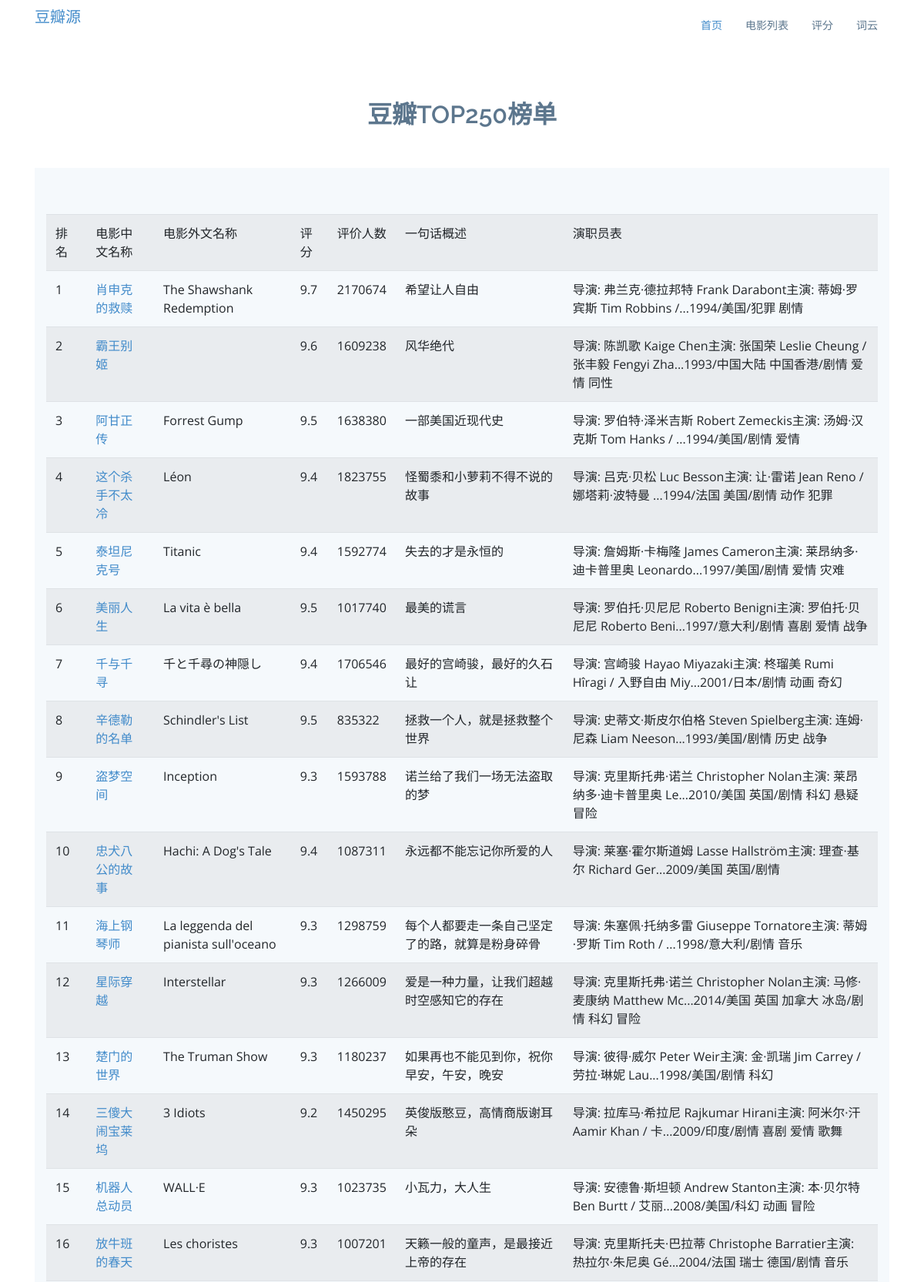
The page /movie (upper part) on the database its author committed.
### tables this page shows
CREATE TABLE movie250(
    id integer primary key autoincrement,
    info_link teoxt,
    cname varchar,
    ename varchar,
    score numeric,
    rated numeric,
    instroduction text,
    info text
    );

### app.py (the view)
@app.route('/movie')
def movie():
    datalist = []
    con = sqlite3.connect("movie.db")
    cur = con.cursor()
    sql = "select * from movie250"
    data = cur.execute(sql)
    for item in data:
        datalist.append(item)
    cur.close()
    con.close()
    return render_template("movie.html",movies=datalist)

### templates/movie.html (shortened to what this page needs)
<!DOCTYPE html>
<html lang="en">
<head>
  <link href="static/assets/vendor/bootstrap/css/bootstrap.min.css" rel="stylesheet">
  <link href="static/assets/vendor/icofont/icofont.min.css" rel="stylesheet">
  <link href="static/assets/vendor/boxicons/css/boxicons.min.css" rel="stylesheet">
  <link href="static/assets/vendor/animate.css/animate.min.css" rel="stylesheet">
  <link href="static/assets/vendor/venobox/venobox.css" rel="stylesheet">
  <link href="static/assets/vendor/aos/aos.css" rel="stylesheet">
  <link href="static/assets/css/style.css" rel="stylesheet">
</head>
<body>
  <header id="header">
    <div class="container">
      <div class="logo float-left">
        <h5 class="text-light"><a href="https://movie.douban.com/top250?start=" target="_blank"><span>豆瓣源</span></a></h5>
      </div>
      <nav class="nav-menu float-right d-none d-lg-block">
        <ul>
          <li class="active"><a href="/">首页</a></li>
          <li><a href="/movie">电影列表</a></li>
          <li><a href="/score">评分</a></li>
          <li><a href="/word">词云</a></li>
        </ul>
      </nav>
    </div>
  </header>
    <section id="team" class="team">
      <div class="container">
        <div class="section-title">
          <h2>豆瓣TOP250榜单</h2>
        </div>
    <section class="counts section-bg">
      <div class="container">
          <table class="table table-striped">
              <tr>
                  <td>排名</td>
                  <td>电影中文名称</td>
                  <td>电影外文名称</td>
                  <td>评分</td>
                  <td>评价人数</td>
                  <td>一句话概述</td>
                  <td>演职员表</td>
              </tr>
              {% for movie in movies %}
                  <tr>
                  <td>{{ movie[0] }}</td>
                  <td> <a href="{{ movie[1] }}"target="_blank">{{ movie[2] }}</a></td>
                  <td>{{ movie[3] }}</td>
                  <td>{{ movie[4] }}</td>
                  <td>{{ movie[5] }}</td>
                  <td>{{ movie[6] }}</td>
                  <td>{{ movie[7] }}</td>
                  </tr>
              {% endfor %}
          </table>
      </div>
    </section>
      </div>
    </section>
</body>
</html>

### static/assets/css/style.css (style rules this page uses)
body { font-family: "Open Sans", sans-serif; color: #444; }
a { color: #428bca; }
h1, h2, h3, h4, h5, h6, .font-primary { font-family: "Raleway", sans-serif; }
#header { height: 70px; transition: all 0.5s; transition: all 0.5s; padding: 10px 0; background: #fff; z-index: 997; }
.nav-menu, .nav-menu * { margin: 0; padding: 0; list-style: none; }
.nav-menu > ul > li { position: relative; white-space: nowrap; float: left; }
.nav-menu a { display: block; position: relative; color: #5c768d; padding: 12px 15px; transition: 0.3s; font-size: 14px; font-family: "Open Sans", sans-serif; }
.nav-menu a:hover, .nav-menu .active > a, .nav-menu li:hover > a { color: #428bca; text-decoration: none; }
.mobile-nav { position: fixed; top: 0; bottom: 0; z-index: 9999; overflow-y: auto; left: -260px; width: 260px; padding-top: 18px; background: #1f3548; transition: 0.4s; }
.mobile-nav * { margin: 0; padding: 0; list-style: none; }
.mobile-nav a { display: block; position: relative; color: #e3f0fc; padding: 10px 20px; font-weight: 500; }
.mobile-nav a:hover, .mobile-nav .active > a, .mobile-nav li:hover > a { color: #9eccf4; text-decoration: none; }
section { padding: 60px 0; }
.section-bg { background-color: #f5f9fc; }
.section-title { text-align: center; padding-bottom: 30px; }
.section-title h2 { font-size: 32px; font-weight: 600; margin-bottom: 20px; padding-bottom: 0; color: #5c768d; }
.counts { padding-bottom: 30px; }
.team { background: #fff; padding: 60px 0 30px 0; }

### rows shown on the page
movie250: id "1", cname "肖申克的救赎", ename "The Shawshank Redemption", score "9.7", rated "2170674", instroduction "希望让人自由", info "导演: 弗兰克·德拉邦特 Frank Darabont主演: 蒂姆·罗宾斯 Tim Robbins /...1994/美国/犯罪 剧情"
movie250: id "2", cname "霸王别姬", score "9.6", rated "1609238", instroduction "风华绝代", info "导演: 陈凯歌 Kaige Chen主演: 张国荣 Leslie Cheung / 张丰毅 Fengyi Zha...1993/中国大陆 中国香港/剧情 爱情 同性"
movie250: id "3", cname "阿甘正传", ename "Forrest Gump", score "9.5", rated "1638380", instroduction "一部美国近现代史", info "导演: 罗伯特·泽米吉斯 Robert Zemeckis主演: 汤姆·汉克斯 Tom Hanks / ...1994/美国/剧情 爱情"
movie250: id "4", cname "这个杀手不太冷", ename "Léon", score "9.4", rated "1823755", instroduction "怪蜀黍和小萝莉不得不说的故事", info "导演: 吕克·贝松 Luc Besson主演: 让·雷诺 Jean Reno / 娜塔莉·波特曼 ...1994/法国 美国/剧情 动作 犯罪"
movie250: id "5", cname "泰坦尼克号", ename "Titanic", score "9.4", rated "1592774", instroduction "失去的才是永恒的", info "导演: 詹姆斯·卡梅隆 James Cameron主演: 莱昂纳多·迪卡普里奥 Leonardo...1997/美国/剧情 爱情 灾难"
movie250: id "6", cname "美丽人生", ename "La vita è bella", score "9.5", rated "1017740", instroduction "最美的谎言", info "导演: 罗伯托·贝尼尼 Roberto Benigni主演: 罗伯托·贝尼尼 Roberto Beni...1997/意大利/剧情 喜剧 爱情 战争"
movie250: id "7", cname "千与千寻", ename "千と千尋の神隠し", score "9.4", rated "1706546", instroduction "最好的宫崎骏，最好的久石让", info "导演: 宫崎骏 Hayao Miyazaki主演: 柊瑠美 Rumi Hîragi / 入野自由 Miy...2001/日本/剧情 动画 奇幻"
movie250: id "8", cname "辛德勒的名单", ename "Schindler's List", score "9.5", rated "835322", instroduction "拯救一个人，就是拯救整个世界", info "导演: 史蒂文·斯皮尔伯格 Steven Spielberg主演: 连姆·尼森 Liam Neeson...1993/美国/剧情 历史 战争"
movie250: id "9", cname "盗梦空间", ename "Inception", score "9.3", rated "1593788", instroduction "诺兰给了我们一场无法盗取的梦", info "导演: 克里斯托弗·诺兰 Christopher Nolan主演: 莱昂纳多·迪卡普里奥 Le...2010/美国 英国/剧情 科幻 悬疑 冒险"
movie250: id "10", cname "忠犬八公的故事", ename "Hachi: A Dog's Tale", score "9.4", rated "1087311", instroduction "永远都不能忘记你所爱的人", info "导演: 莱塞·霍尔斯道姆 Lasse Hallström主演: 理查·基尔 Richard Ger...2009/美国 英国/剧情"
movie250: id "11", cname "海上钢琴师", ename "La leggenda del pianista sull'oceano", score "9.3", rated "1298759", instroduction "每个人都要走一条自己坚定了的路，就算是粉身碎骨", info "导演: 朱塞佩·托纳多雷 Giuseppe Tornatore主演: 蒂姆·罗斯 Tim Roth / ...1998/意大利/剧情 音乐"
movie250: id "12", cname "星际穿越", ename "Interstellar", score "9.3", rated "1266009", instroduction "爱是一种力量，让我们超越时空感知它的存在", info "导演: 克里斯托弗·诺兰 Christopher Nolan主演: 马修·麦康纳 Matthew Mc...2014/美国 英国 加拿大 冰岛/剧情 科幻 冒险"
movie250: id "13", cname "楚门的世界", ename "The Truman Show", score "9.3", rated "1180237", instroduction "如果再也不能见到你，祝你早安，午安，晚安", info "导演: 彼得·威尔 Peter Weir主演: 金·凯瑞 Jim Carrey / 劳拉·琳妮 Lau...1998/美国/剧情 科幻"
movie250: id "14", cname "三傻大闹宝莱坞", ename "3 Idiots", score "9.2", rated "1450295", instroduction "英俊版憨豆，高情商版谢耳朵", info "导演: 拉库马·希拉尼 Rajkumar Hirani主演: 阿米尔·汗 Aamir Khan / 卡...2009/印度/剧情 喜剧 爱情 歌舞"
movie250: id "15", cname "机器人总动员", ename "WALL·E", score "9.3", rated "1023735", instroduction "小瓦力，大人生", info "导演: 安德鲁·斯坦顿 Andrew Stanton主演: 本·贝尔特 Ben Burtt / 艾丽...2008/美国/科幻 动画 冒险"
movie250: id "16", cname "放牛班的春天", ename "Les choristes", score "9.3", rated "1007201", instroduction "天籁一般的童声，是最接近上帝的存在", info "导演: 克里斯托夫·巴拉蒂 Christophe Barratier主演: 热拉尔·朱尼奥 Gé...2004/法国 瑞士 德国/剧情 音乐"
